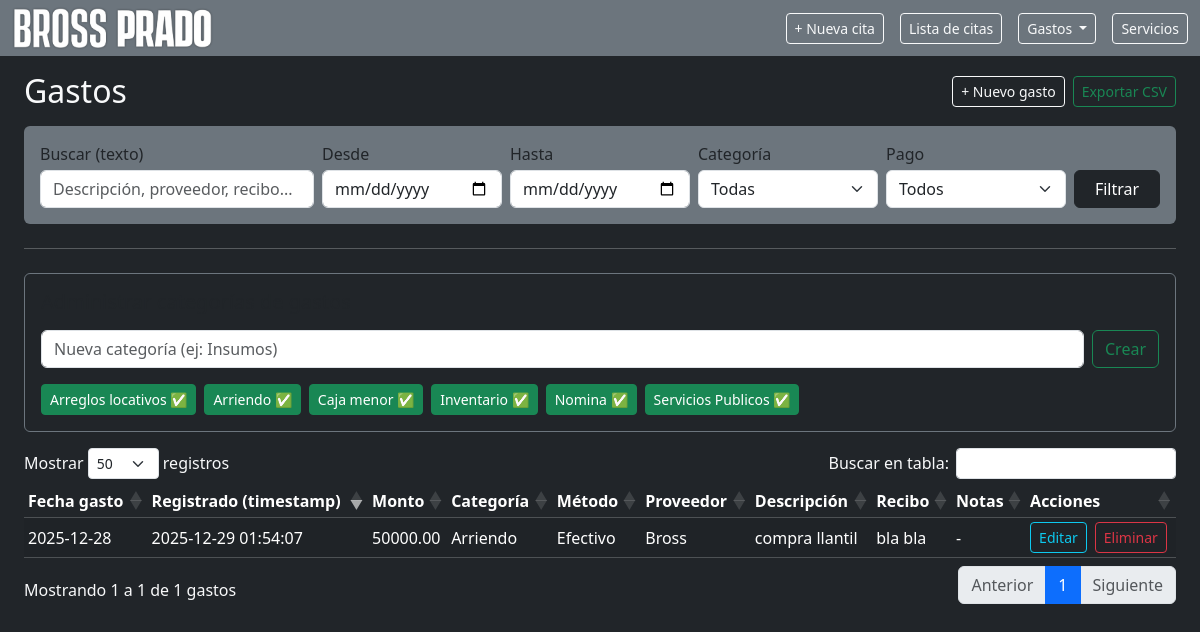
Before: /expenses with the older database file.
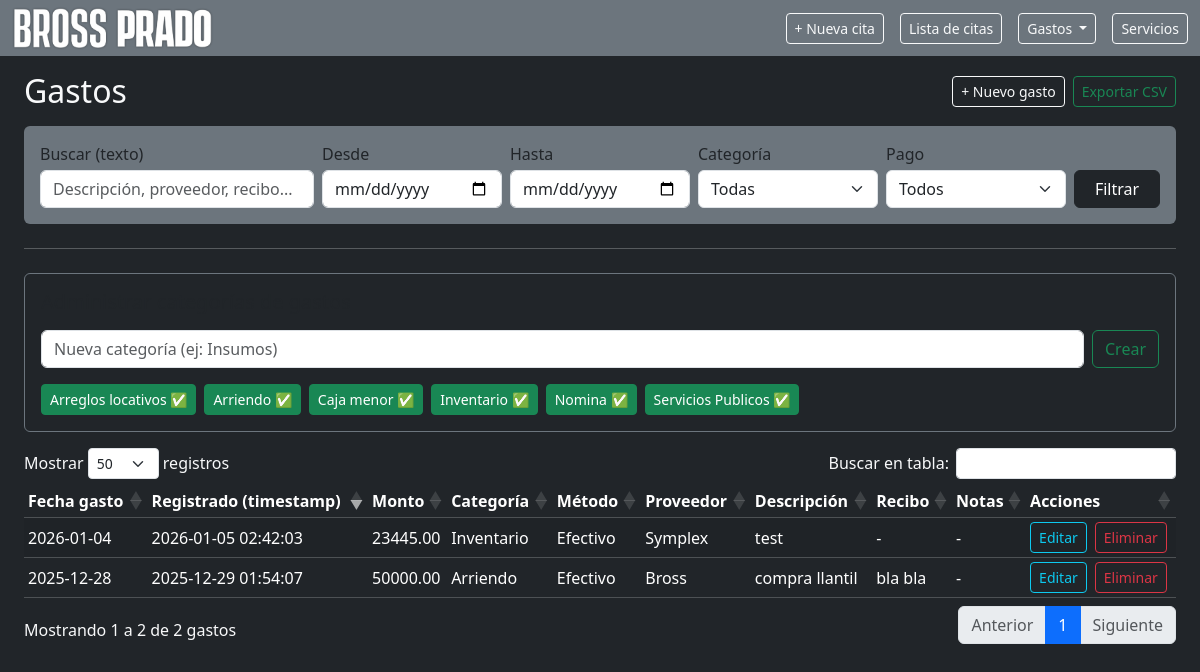
After: the same page with the newer database file.
### app.py (models this page shows, shortened)
class ExpenseCategory(db.Model):
    __tablename__ = "expense_categories"
    id = db.Column(db.Integer, primary_key=True)
    name = db.Column(db.String(80), nullable=False, unique=True)
    is_active = db.Column(db.Boolean, default=True)

class Expense(db.Model):
    __tablename__ = "expenses"
    id = db.Column(db.Integer, primary_key=True)
    expense_date = db.Column(db.Date, nullable=False, default=date.today)
    created_at = db.Column(db.DateTime, nullable=False, default=datetime.utcnow)
    updated_at = db.Column(db.DateTime, nullable=False, default=datetime.utcnow, onupdate=datetime.utcnow)
    amount = db.Column(db.Numeric(12, 2), nullable=False)
    category = db.Column(db.String(80), nullable=False)
    payment_method = db.Column(db.String(40), nullable=False)
    vendor = db.Column(db.String(120), nullable=True)
    description = db.Column(db.String(255), nullable=False)
    receipt = db.Column(db.String(80), nullable=True)
    notes = db.Column(db.Text, nullable=True)

### app.py (the view, shortened to what this page needs)
@app.route("/expenses")
def expenses_list():
    q = (request.args.get("q") or "").strip()
    from_str = request.args.get("from")
    to_str = request.args.get("to")
    category = (request.args.get("category") or "").strip()
    payment_method = (request.args.get("payment_method") or "").strip()
    date_from = _parse_date(from_str)
    date_to = _parse_date(to_str)
    query = Expense.query
    if date_from:
        query = query.filter(Expense.expense_date >= date_from)
    if date_to:
        query = query.filter(Expense.expense_date <= date_to)
    if category:
        query = query.filter(Expense.category == category)
    if payment_method:
        query = query.filter(Expense.payment_method == payment_method)
    expenses = query.order_by(Expense.expense_date.desc(), Expense.created_at.desc()).all()
    return render_template(
        "expenses_list.html",
        expenses=expenses,
        categories=[c.name for c in ExpenseCategory.query.filter_by(is_active=True).order_by(ExpenseCategory.name).all()],
        categories_all=ExpenseCategory.query.order_by(ExpenseCategory.name).all(),
        payment_methods=PAYMENT_METHODS,
        filters={
            "q": q,
            "from": from_str or "",
            "to": to_str or "",
            "category": category,
            "payment_method": payment_method,
        },
    )

### app.py (called while the page is built)
def _parse_date(value: str | None):
    if not value:
        return None
    try:
        return datetime.strptime(value, "%Y-%m-%d").date()
    except ValueError:
        return None

### templates/expenses_list.html (shortened to what this page needs)
{% extends "base.html" %}
{% block extra_head %}
<link rel="stylesheet"
      href="https://cdn.datatables.net/1.13.6/css/dataTables.bootstrap5.min.css">
{% endblock %}
{% block content %}
<div class="d-flex align-items-center justify-content-between flex-wrap gap-2">
  <h2 class="mb-0">Gastos</h2>
  <div class="d-flex gap-2">
    <a class="btn btn-outline-light btn-sm" href="{{ url_for('expenses_new') }}">+ Nuevo gasto</a>
    <a class="btn btn-outline-success btn-sm"
       href="{{ url_for('expenses_export', **filters) }}">Exportar CSV</a>
  </div>
</div>
<form class="card bg-secondary border-0 mt-3 p-3" method="get" action="{{ url_for('expenses_list') }}">
  <div class="row g-2 align-items-end">
    <div class="col-12 col-md-3">
      <label class="form-label mb-1">Buscar (texto)</label>
      <input class="form-control" name="q" value="{{ filters.q }}" placeholder="Descripción, proveedor, recibo...">
    </div>
    <div class="col-6 col-md-2">
      <label class="form-label mb-1">Desde</label>
      <input type="date" class="form-control" name="from" value="{{ filters['from'] }}">
    </div>
    <div class="col-6 col-md-2">
      <label class="form-label mb-1">Hasta</label>
      <input type="date" class="form-control" name="to" value="{{ filters.to }}">
    </div>
    <div class="col-6 col-md-2">
      <label class="form-label mb-1">Categoría</label>
      <select class="form-select" name="category">
        <option value="">Todas</option>
      </select>
    </div>
    <div class="col-6 col-md-2">
      <label class="form-label mb-1">Pago</label>
      <select class="form-select" name="payment_method">
        <option value="">Todos</option>
      </select>
    </div>
    <div class="col-12 col-md-1 d-grid">
      <button class="btn btn-dark">Filtrar</button>
    </div>
  </div>
</form>
<hr class="my-4">
<div class="card bg-dark border-secondary p-3 mb-3">
  <h5 class="mb-3">Administrar categorías de gastos</h5>
  <form method="post" action="{{ url_for('expense_categories_new') }}" class="d-flex gap-2 mb-3">
    <input type="text"
           name="name"
           class="form-control"
           placeholder="Nueva categoría (ej: Insumos)"
           required>
    <button class="btn btn-outline-success">Crear</button>
  </form>
  <div class="d-flex flex-wrap gap-2">
    {% for c in categories_all %}
      <form method="post"
            action="{{ url_for('expense_categories_toggle', category_id=c.id) }}">
        <button
          class="btn btn-sm {{ 'btn-success' if c.is_active else 'btn-outline-secondary' }}">
          {{ c.name }} {{ '✅' if c.is_active else '🚫' }}
        </button>
      </form>
    {% endfor %}
  </div>
</div>
<table id="expensesTable" class="table table-dark table-striped table-sm align-middle mt-3">
  <thead>
    <tr>
      <th>Fecha gasto</th>
      <th>Registrado (timestamp)</th>
      <th>Monto</th>
      <th>Categoría</th>
      <th>Método</th>
      <th>Proveedor</th>
      <th>Descripción</th>
      <th>Recibo</th>
      <th>Notas</th>
      <th>Acciones</th>
    </tr>
  </thead>
  <tbody>
    {% for e in expenses %}
      <tr>
        <td>{{ e.expense_date.strftime("%Y-%m-%d") }}</td>
        <td>{{ e.created_at.strftime("%Y-%m-%d %H:%M:%S") }}</td>
        <td>{{ e.amount }}</td>
        <td>{{ e.category }}</td>
        <td>{{ e.payment_method }}</td>
        <td>{{ e.vendor or "-" }}</td>
        <td>{{ e.description }}</td>
        <td>{{ e.receipt or "-" }}</td>
        <td>{{ e.notes or "-" }}</td>
        <td class="d-flex gap-2">
          <a class="btn btn-sm btn-outline-info" href="{{ url_for('expenses_edit', expense_id=e.id) }}">Editar</a>
          <form method="post" action="{{ url_for('expenses_delete', expense_id=e.id) }}"
                onsubmit="return confirm('¿Eliminar este gasto?');">
            <button class="btn btn-sm btn-outline-danger">Eliminar</button>
          </form>
        </td>
      </tr>
    {% endfor %}
  </tbody>
</table>
{% endblock %}

Changed rows visible on the page:
added Expense: expense_date "2026-01-04", created_at "2026-01-05 02:42:03", amount "23445.00", category "Inventario", payment_method "Efectivo", vendor "Symplex", description "test", receipt "-", notes "-"
Other visible differences:
text written by a page script: "Mostrar registros Buscar en tabla: Mostrando 1 a 1 de 1 gastos Anterior 1 Siguiente" → "Mostrar registros Buscar en tabla: Mostrando 1 a 2 de 2 gastos Anterior 1 Siguiente"
